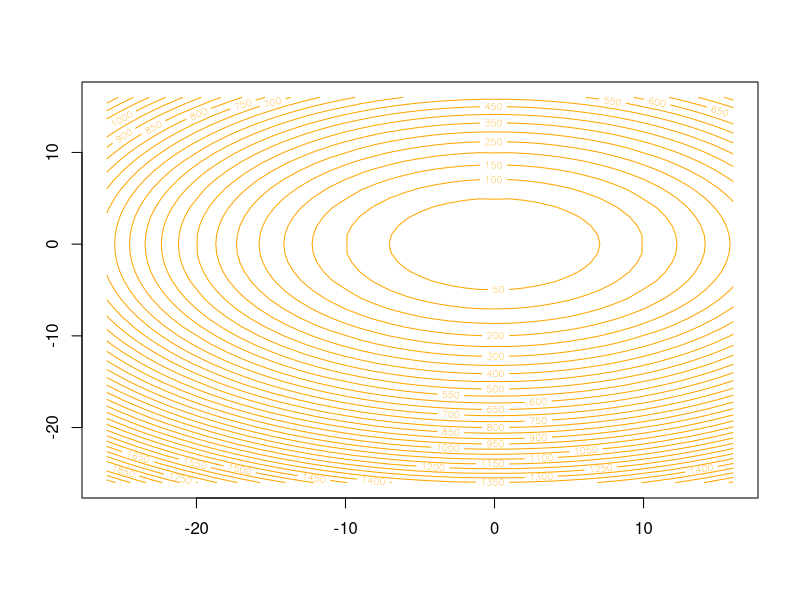

Write the R code that produced this figure.
x <- -26:16
z <- outer(x, x, FUN = function(x,y){x^2+2*y^2})
#image(x, x, z)
contour(x, x, z, col = "orange",nlevels = 50,)